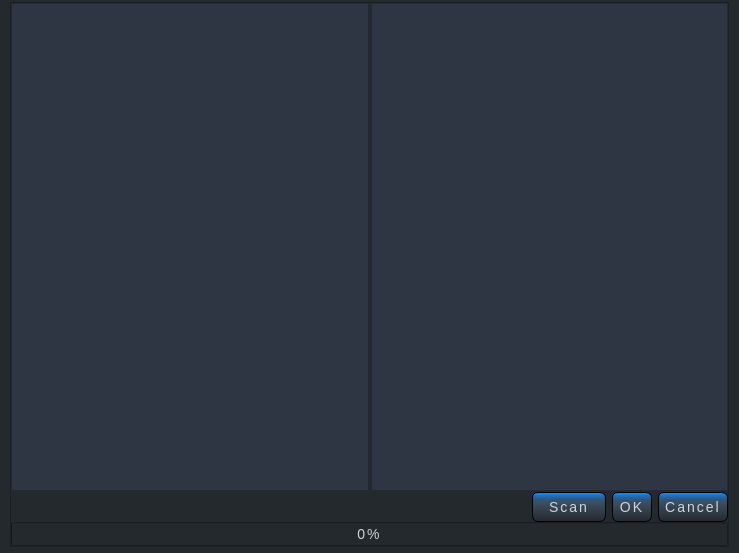
<?xml version="1.0" encoding="UTF-8"?>
<ui version="4.0">
 <author>Ommar_Shaikh</author>
 <class>MainWindow_file_exp</class>
 <widget class="QMainWindow" name="MainWindow_file_exp">
  <property name="enabled">
   <bool>true</bool>
  </property>
  <property name="geometry">
   <rect>
    <x>0</x>
    <y>0</y>
    <width>739</width>
    <height>553</height>
   </rect>
  </property>
  <property name="sizePolicy">
   <sizepolicy hsizetype="Maximum" vsizetype="Maximum">
    <horstretch>0</horstretch>
    <verstretch>0</verstretch>
   </sizepolicy>
  </property>
  <property name="maximumSize">
   <size>
    <width>6120</width>
    <height>3000</height>
   </size>
  </property>
  <property name="cursor">
   <cursorShape>ArrowCursor</cursorShape>
  </property>
  <property name="windowTitle">
   <string>File Explorer</string>
  </property>
  <property name="windowIcon">
   <iconset>
    <normaloff>resources/file_explorer/icons8-sound-wave-32.png</normaloff>resources/file_explorer/icons8-sound-wave-32.png</iconset>
  </property>
  <property name="windowOpacity">
   <double>1.000000000000000</double>
  </property>
  <property name="autoFillBackground">
   <bool>false</bool>
  </property>
  <property name="styleSheet">
   <string notr="true">background-color: #24292E ;
font-family: Arial, Helvetica, sans-serif;
font-size: 14px;
letter-spacing: 2px;
word-spacing: 1.4px;
color: #D0D4D9;
font-weight: normal;
text-decoration: none;
font-style: normal;
font-variant: normal;
text-transform: none;</string>
  </property>
  <property name="iconSize">
   <size>
    <width>24</width>
    <height>24</height>
   </size>
  </property>
  <property name="documentMode">
   <bool>false</bool>
  </property>
  <property name="tabShape">
   <enum>QTabWidget::Rounded</enum>
  </property>
  <property name="dockNestingEnabled">
   <bool>false</bool>
  </property>
  <widget class="QWidget" name="centralwidget">
   <property name="sizePolicy">
    <sizepolicy hsizetype="Expanding" vsizetype="Expanding">
     <horstretch>0</horstretch>
     <verstretch>0</verstretch>
    </sizepolicy>
   </property>
   <layout class="QGridLayout" name="gridLayout_2">
    <property name="leftMargin">
     <number>10</number>
    </property>
    <property name="topMargin">
     <number>2</number>
    </property>
    <property name="rightMargin">
     <number>10</number>
    </property>
    <property name="bottomMargin">
     <number>6</number>
    </property>
    <property name="spacing">
     <number>2</number>
    </property>
    <item row="0" column="0">
     <widget class="QFrame" name="grid">
      <property name="frameShape">
       <enum>QFrame::StyledPanel</enum>
      </property>
      <layout class="QGridLayout" name="gridLayout">
       <property name="leftMargin">
        <number>0</number>
       </property>
       <property name="topMargin">
        <number>0</number>
       </property>
       <property name="rightMargin">
        <number>0</number>
       </property>
       <property name="bottomMargin">
        <number>0</number>
       </property>
       <property name="horizontalSpacing">
        <number>2</number>
       </property>
       <property name="verticalSpacing">
        <number>0</number>
       </property>
       <item row="1" column="0" colspan="2">
        <layout class="QHBoxLayout" name="horizontalLayout">
         <property name="topMargin">
          <number>1</number>
         </property>
         <item>
          <widget class="QLabel" name="label_12">
           <property name="text">
            <string/>
           </property>
           <property name="textInteractionFlags">
            <set>Qt::NoTextInteraction</set>
           </property>
          </widget>
         </item>
         <item>
          <widget class="QPushButton" name="pushButton">
           <property name="maximumSize">
            <size>
             <width>74</width>
             <height>16777215</height>
            </size>
           </property>
           <property name="styleSheet">
            <string notr="true">
QPushButton {
background-color: qlineargradient(spread:reflect, x1:1, y1:1, x2:1, y2:0, stop:0 rgba(36, 41, 46, 255), stop:0.653409 rgba(59, 78, 97, 255), stop:0.761364 rgba(40, 88, 135, 255), stop:0.892045 rgba(31, 112, 194, 255), stop:1 rgba(47, 139, 230, 255));
border-style: outset;
border-width: 1px;
border-radius: 6px;
border-color: #000000;
min-width: 4em;
padding: 6px;
}
QPushButton:pressed {
   	background-color: rgb(47, 54, 67);
    border-style: inset;
}</string>
           </property>
           <property name="text">
            <string>Scan</string>
           </property>
           <property name="checkable">
            <bool>false</bool>
           </property>
           <property name="autoDefault">
            <bool>false</bool>
           </property>
           <property name="default">
            <bool>false</bool>
           </property>
           <property name="flat">
            <bool>false</bool>
           </property>
          </widget>
         </item>
         <item>
          <widget class="QDialogButtonBox" name="buttonBox">
           <property name="sizePolicy">
            <sizepolicy hsizetype="Fixed" vsizetype="Fixed">
             <horstretch>0</horstretch>
             <verstretch>0</verstretch>
            </sizepolicy>
           </property>
           <property name="autoFillBackground">
            <bool>false</bool>
           </property>
           <property name="styleSheet">
            <string notr="true">
QPushButton {
background-color: qlineargradient(spread:reflect, x1:1, y1:1, x2:1, y2:0, stop:0 rgba(36, 41, 46, 255), stop:0.653409 rgba(59, 78, 97, 255), stop:0.761364 rgba(40, 88, 135, 255), stop:0.892045 rgba(31, 112, 194, 255), stop:1 rgba(47, 139, 230, 255));
border-style: outset;
border-width: 1px;
border-radius: 6px;
border-color: #000000;
min-width: 4em;
padding: 6px;
}
QPushButton:pressed {
   	background-color: rgb(47, 54, 67);
    border-style: inset;
}</string>
           </property>
           <property name="standardButtons">
            <set>QDialogButtonBox::Cancel|QDialogButtonBox::Ok</set>
           </property>
           <property name="centerButtons">
            <bool>false</bool>
           </property>
          </widget>
         </item>
        </layout>
       </item>
       <item row="2" column="0" colspan="2">
        <widget class="QProgressBar" name="progressBar_file_add">
         <property name="enabled">
          <bool>true</bool>
         </property>
         <property name="value">
          <number>0</number>
         </property>
         <property name="orientation">
          <enum>Qt::Horizontal</enum>
         </property>
         <property name="invertedAppearance">
          <bool>false</bool>
         </property>
        </widget>
       </item>
       <item row="0" column="1">
        <widget class="QTreeView" name="treeView">
         <property name="mouseTracking">
          <bool>false</bool>
         </property>
         <property name="autoFillBackground">
          <bool>true</bool>
         </property>
         <property name="styleSheet">
          <string notr="true">QTreeView {
    show-decoration-selected: 1;
	background-color: rgb(47, 54, 67);
}

QScrollBar:vertical {
     border: 2px solid grey;
     background: #32CC99;
     width: 10px;
     margin: 0px 0 0px 0;
 }
 QScrollBar::handle:vertical {
background-color: qlineargradient(spread:reflect, x1:1, y1:1, x2:1, y2:0, stop:0 rgba(36, 41, 46, 255), stop:0.130682 rgba(59, 78, 97, 255), stop:0.539773 rgba(40, 88, 135, 255), stop:0.744318 rgba(31, 112, 194, 255), stop:1 rgba(47, 139, 230, 255));
     min-height: 20px;
 }

 QScrollBar::up-arrow:vertical, QScrollBar::down-arrow:vertical {
none
 }

 QScrollBar::add-page:vertical, QScrollBar::sub-page:vertical {
background-color: rgb(36, 41, 46);
 }

QScrollBar:horizontal {
     border: 2px solid grey;
     background: #32CC99;
     width: 10px;
     margin: 0px 0 0px 0;
 }
 QScrollBar::handle:horizontal {
background-color: qlineargradient(spread:reflect, x1:1, y1:1, x2:1, y2:0, stop:0 rgba(36, 41, 46, 255), stop:0.130682 rgba(59, 78, 97, 255), stop:0.539773 rgba(40, 88, 135, 255), stop:0.744318 rgba(31, 112, 194, 255), stop:1 rgba(47, 139, 230, 255));
     min-height: 20px;
 }

 QScrollBar::up-arrow:horizontal, QScrollBar::down-arrow:horizontal {
none
 }

 QScrollBar::add-page:horizontal, QScrollBar::sub-page:horizontal {
background-color: rgb(36, 41, 46);
 }

QHeaderView::section { color:white; background-color:#232326; }

QTreeView::item {
     border: none
}
QTreeView::item:hover {  
	background-color: qlineargradient(spread:reflect, x1:1, y1:1, x2:1, y2:0, stop:0 rgba(36, 41, 46, 255), stop:0.130682 rgba(59, 78, 97, 255), stop:0.539773 rgba(40, 88, 135, 255), stop:0.744318 rgba(31, 112, 194, 255), stop:1 rgba(47, 139, 230, 255));
    border: 1px solid #000000;
}
QTreeView::item:selected {
    border: 1px solid rgb(36, 41, 46);
}

QTreeView::item:selected:active{ 
	background-color: qlineargradient(spread:reflect, x1:0.54, y1:1, x2:0.534, y2:0, stop:0 rgba(0, 255, 18, 255), stop:0.306818 rgba(10, 171, 24, 255), stop:0.636364 rgba(25, 173, 41, 255), stop:0.994318 rgba(33, 104, 47, 255));
}

QTreeView::item:selected:!active {
background-color: qlineargradient(spread:reflect, x1:1, y1:1, x2:0, y2:1, stop:0 rgba(36, 41, 46, 255), stop:0.0909091 rgba(59, 78, 97, 255), stop:0.255682 rgba(40, 88, 135, 255), stop:0.619318 rgba(31, 112, 194, 255), stop:1 rgba(47, 139, 230, 255));
}
</string>
         </property>
         <property name="frameShape">
          <enum>QFrame::StyledPanel</enum>
         </property>
         <property name="frameShadow">
          <enum>QFrame::Sunken</enum>
         </property>
         <property name="verticalScrollBarPolicy">
          <enum>Qt::ScrollBarAsNeeded</enum>
         </property>
         <property name="dragEnabled">
          <bool>true</bool>
         </property>
         <property name="selectionMode">
          <enum>QAbstractItemView::SingleSelection</enum>
         </property>
         <property name="selectionBehavior">
          <enum>QAbstractItemView::SelectRows</enum>
         </property>
         <property name="autoExpandDelay">
          <number>1</number>
         </property>
         <property name="indentation">
          <number>15</number>
         </property>
         <property name="uniformRowHeights">
          <bool>true</bool>
         </property>
         <property name="sortingEnabled">
          <bool>true</bool>
         </property>
         <property name="allColumnsShowFocus">
          <bool>true</bool>
         </property>
         <property name="wordWrap">
          <bool>true</bool>
         </property>
         <attribute name="headerDefaultSectionSize">
          <number>1</number>
         </attribute>
         <attribute name="headerHighlightSections">
          <bool>false</bool>
         </attribute>
        </widget>
       </item>
       <item row="0" column="0">
        <widget class="QListView" name="listView">
         <property name="autoFillBackground">
          <bool>true</bool>
         </property>
         <property name="styleSheet">
          <string notr="true">background-color: rgb(47, 54, 67);</string>
         </property>
         <property name="frameShadow">
          <enum>QFrame::Sunken</enum>
         </property>
         <property name="alternatingRowColors">
          <bool>false</bool>
         </property>
         <property name="selectionMode">
          <enum>QAbstractItemView::SingleSelection</enum>
         </property>
        </widget>
       </item>
      </layout>
     </widget>
    </item>
   </layout>
  </widget>
 </widget>
 <layoutdefault spacing="6" margin="9"/>
 <resources/>
 <connections/>
</ui>
